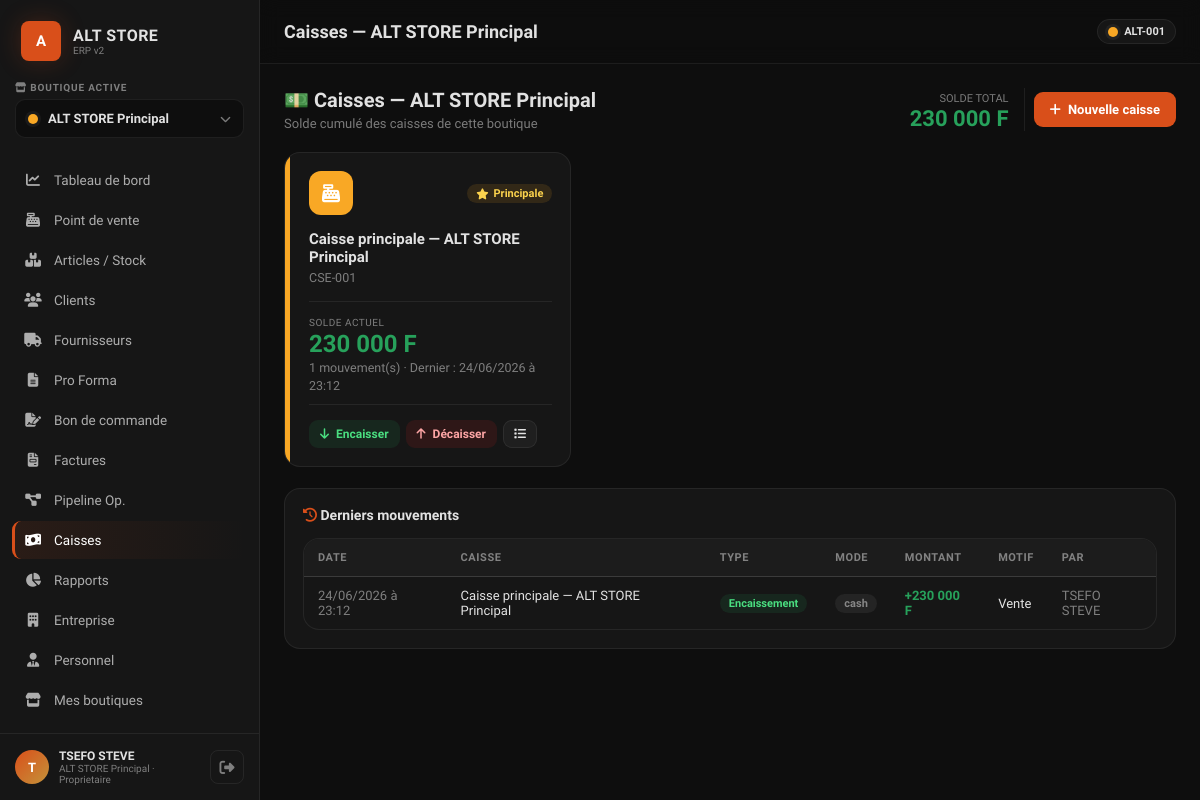
The page /caisses.php (signed in) on the database its author committed.
### tables this page shows
CREATE TABLE IF NOT EXISTS `boutiques` (
  `id` int(11) NOT NULL AUTO_INCREMENT,
  `proprietaire_id` int(11) NOT NULL COMMENT 'utilisateur propriétaire',
  `nom` varchar(150) NOT NULL,
  `slug` varchar(160) NOT NULL,
  `code` varchar(30) NOT NULL COMMENT 'code court ex. ALT-001',
  `description` text,
  `logo` varchar(255) DEFAULT NULL,
  `couleur` varchar(20) NOT NULL DEFAULT '#F9A825',
  `adresse` text,
  `ville` varchar(100) DEFAULT NULL,
  `pays` varchar(100) NOT NULL DEFAULT 'Côte d''Ivoire',
  `telephone` varchar(30) DEFAULT NULL,
  `email` varchar(150) DEFAULT NULL,
  `devise` varchar(10) NOT NULL DEFAULT 'XOF',
  `tva_defaut` decimal(5,2) NOT NULL DEFAULT '18.00',
  `rccm` varchar(100) DEFAULT NULL,
  `statut` enum('active','inactive') NOT NULL DEFAULT 'active',
  `created_at` datetime DEFAULT CURRENT_TIMESTAMP,
  PRIMARY KEY (`id`),
  UNIQUE KEY `uq_code` (`code`),
  UNIQUE KEY `uq_proprio_slug` (`proprietaire_id`,`slug`),
  KEY `idx_proprietaire` (`proprietaire_id`)
);

CREATE TABLE IF NOT EXISTS `caisses` (
  `id` int(11) NOT NULL AUTO_INCREMENT,
  `boutique_id` int(11) NOT NULL,
  `code_caisse` varchar(30) NOT NULL,
  `nom` varchar(100) NOT NULL,
  `description` varchar(255) DEFAULT NULL,
  `couleur` varchar(20) NOT NULL DEFAULT '#F9A825',
  `icone` varchar(50) NOT NULL DEFAULT 'fa-cash-register',
  `solde_initial` decimal(15,2) NOT NULL DEFAULT '0.00',
  `devise` varchar(10) NOT NULL DEFAULT 'XOF',
  `mot_de_passe` varchar(255) DEFAULT NULL COMMENT 'hash optionnel d''ouverture',
  `is_active` tinyint(1) NOT NULL DEFAULT '1',
  `is_default` tinyint(1) NOT NULL DEFAULT '0',
  `created_at` datetime DEFAULT CURRENT_TIMESTAMP,
  PRIMARY KEY (`id`),
  UNIQUE KEY `uq_code_boutique` (`boutique_id`,`code_caisse`),
  KEY `idx_boutique` (`boutique_id`)
);

CREATE TABLE IF NOT EXISTS `caisse_mouvements` (
  `id` int(11) NOT NULL AUTO_INCREMENT,
  `caisse_id` int(11) NOT NULL,
  `boutique_id` int(11) NOT NULL,
  `session_id` int(11) DEFAULT NULL,
  `type` enum('encaissement','decaissement','transfert_in','transfert_out','ajustement') NOT NULL,
  `montant` decimal(15,2) NOT NULL,
  `mode_paiement` varchar(30) DEFAULT NULL COMMENT 'cash | mobile | carte | virement',
  `reference` varchar(100) DEFAULT NULL COMMENT 'ex. n° de vente associée',
  `caisse_liee_id` int(11) DEFAULT NULL COMMENT 'pour les transferts inter-caisses',
  `utilisateur_id` int(11) NOT NULL,
  `motif` varchar(255) DEFAULT NULL,
  `created_at` datetime DEFAULT CURRENT_TIMESTAMP,
  PRIMARY KEY (`id`),
  KEY `idx_caisse` (`caisse_id`),
  KEY `idx_boutique` (`boutique_id`),
  KEY `idx_type` (`type`),
  KEY `idx_date` (`created_at`)
);

CREATE TABLE IF NOT EXISTS `utilisateurs` (
  `id` int(11) NOT NULL AUTO_INCREMENT,
  `type_compte` varchar(20) NOT NULL DEFAULT 'particulier' COMMENT 'entreprise | particulier',
  `prenom` varchar(100) NOT NULL,
  `nom` varchar(100) NOT NULL,
  `email` varchar(255) NOT NULL,
  `telephone` varchar(30) DEFAULT NULL,
  `mot_de_passe` varchar(255) NOT NULL,
  `code_verification` varchar(6) DEFAULT NULL,
  `email_verifie` tinyint(1) NOT NULL DEFAULT '0',
  `nom_entreprise` varchar(255) DEFAULT NULL,
  `rccm_niu` varchar(100) DEFAULT NULL,
  `secteur_activite` varchar(100) DEFAULT NULL,
  `profession` varchar(100) DEFAULT NULL,
  `avatar` varchar(255) DEFAULT NULL,
  `cgu_acceptees` tinyint(1) NOT NULL DEFAULT '0',
  `date_inscription` datetime DEFAULT CURRENT_TIMESTAMP,
  `ip_inscription` varchar(45) DEFAULT NULL,
  `derniere_connexion` datetime DEFAULT NULL,
  `statut_compte` varchar(20) NOT NULL DEFAULT 'actif' COMMENT 'actif | inactif | suspendu',
  PRIMARY KEY (`id`),
  UNIQUE KEY `uq_email` (`email`),
  KEY `idx_statut` (`statut_compte`)
);

### config/helpers.php (called while the page is built, shortened)
<?php
function money($n): string { return number_format((float)($n ?? 0), 0, ',', ' ') . ' F'; }
function fdatetime(?string $d): string {
    $ts = strtotime($d);
    return $ts ? date('d/m/Y à H:i', $ts) : '—';
}
function e(?string $v): string { return htmlspecialchars((string)($v ?? ''), ENT_QUOTES, 'UTF-8'); }
function fetch_all(string $sql, array $params = []): array {
    try {
        $st = db()->prepare($sql);
        $st->execute($params);
        return $st->fetchAll();
    } catch (Throwable $e) {
        error_log('[SQL] ' . $e->getMessage() . ' | ' . $sql);
        return [];
    }
}
function fetch_one(string $sql, array $params = []): ?array {
    try {
        $st = db()->prepare($sql);
        $st->execute($params);
        $r = $st->fetch();
        return $r ?: null;
    } catch (Throwable $e) {
        error_log('[SQL] ' . $e->getMessage() . ' | ' . $sql);
        return null;
    }
}
function solde_caisse(int $caisseId): float {
    $c = fetch_one("SELECT solde_initial FROM caisses WHERE id=?", [$caisseId]);
    $in  = (float)(fetch_one("SELECT COALESCE(SUM(montant),0) m FROM caisse_mouvements WHERE caisse_id=? AND type IN('encaissement','transfert_in')", [$caisseId])['m'] ?? 0);
    $out = (float)(fetch_one("SELECT COALESCE(SUM(montant),0) m FROM caisse_mouvements WHERE caisse_id=? AND type IN('decaissement','transfert_out')", [$caisseId])['m'] ?? 0);
    return (float)$c['solde_initial'] + $in - $out;
}
function layout_header(string $title = '', string $active = ''): void {
    require ROOT_PATH . '/views/layouts/header.php';
}
function layout_footer(): void {
    require ROOT_PATH . '/views/layouts/footer.php';
}

### config/db.php (called while the page is built, shortened)
<?php
function db(): PDO
{
    static $pdo = null;
    if ($pdo instanceof PDO) return $pdo;
    $dsn = sprintf(
        'mysql:host=%s;port=%s;dbname=%s;charset=utf8mb4',
        DB_HOST, DB_PORT, DB_NAME
    );
    try {
        $pdo = new PDO($dsn, DB_USER, DB_PASS, [
            PDO::ATTR_ERRMODE            => PDO::ERRMODE_EXCEPTION,
            PDO::ATTR_DEFAULT_FETCH_MODE => PDO::FETCH_ASSOC,
            PDO::ATTR_EMULATE_PREPARES   => false,
            PDO::MYSQL_ATTR_INIT_COMMAND => "SET NAMES utf8mb4 COLLATE utf8mb4_unicode_ci",
        ]);
    } catch (PDOException $e) {
        if (IS_PROD) {
            error_log('[DB] Connexion échouée : ' . $e->getMessage());
            http_response_code(500);
            die('Service temporairement indisponible.');
        }
        die('Connexion base de données impossible : ' . htmlspecialchars($e->getMessage()));
    }
    return $pdo;
}

### config/auth.php (called while the page is built, shortened)
<?php
require_once __DIR__ . '/db.php';
function current_role(): ?string
{
    if (($_SESSION['user_role'] ?? null) === 'proprietaire') return 'proprietaire';
    return $_SESSION['role_boutique'] ?? null;
}
function active_boutique_id(): int { return (int)($_SESSION['boutique_active'] ?? 0); }
function active_boutique(): ?array
{
    static $cache = null;
    if ($cache !== null) return $cache;
    $stmt = db()->prepare("SELECT * FROM boutiques WHERE id = ?");
    $stmt->execute([active_boutique_id()]);
    return $cache = $stmt->fetch() ?: null;
}

### config/permissions.php (called while the page is built, shortened)
<?php
function can(string $permission): bool
{
    $role = current_role();
    if ($role === 'proprietaire') return true;
    return in_array($permission, role_permissions($role), true);
}

### caisses.php (the view, shortened to what this page needs)
<?php
$bid = active_boutique_id();
$bout = active_boutique();
$caisses = fetch_all("SELECT * FROM caisses WHERE boutique_id=? ORDER BY is_default DESC, nom", [$bid]);
foreach ($caisses as &$c) {
    $c['solde']    = solde_caisse((int)$c['id']);
    $c['nb_mvt']   = (int)fetch_one("SELECT COUNT(*) c FROM caisse_mouvements WHERE caisse_id=?", [(int)$c['id']])['c'];
    $c['dernier']  = fetch_one("SELECT * FROM caisse_mouvements WHERE caisse_id=? ORDER BY created_at DESC LIMIT 1", [(int)$c['id']]);
}
$soldeTotal = array_sum(array_column($caisses, 'solde'));
$mouvements = fetch_all(
    "SELECT m.*, c.nom AS caisse_nom, u.prenom, u.nom
     FROM caisse_mouvements m
     LEFT JOIN caisses c ON c.id=m.caisse_id
     LEFT JOIN utilisateurs u ON u.id=m.utilisateur_id
     WHERE m.boutique_id=?
     ORDER BY m.created_at DESC LIMIT 12",
    [$bid]
);
?>
<?php layout_header('Caisses — ' . ($bout['nom'] ?? ''), 'caisses'); ?>
<div style="display:flex;justify-content:space-between;align-items:center;margin-bottom:1.4rem;flex-wrap:wrap;gap:1rem">
  <div>
    <h2 style="font-size:20px;margin-bottom:4px">💵 Caisses — <?= e($bout['nom'] ?? '') ?></h2>
    <p style="color:var(--muted);font-size:13px">Solde cumulé des caisses de cette boutique</p>
  </div>
  <div style="display:flex;gap:.6rem;align-items:center">
    <div style="text-align:right;padding-right:1rem;border-right:1px solid var(--bd)">
      <small style="color:var(--muted);font-size:11px">SOLDE TOTAL</small>
      <div style="font-size:22px;font-weight:700;color:var(--green)"><?= money($soldeTotal) ?></div>
    </div>
    <?php if (can('caisse.encaisser')): ?>
      <button class="btn btn-primary" onclick="openModal('modalCaisse')"><i class="fas fa-plus"></i> Nouvelle caisse</button>
    <?php endif; ?>
  </div>
</div>
<?php if (empty($caisses)): ?>
  <div class="empty"><i class="fas fa-cash-register"></i><h3>Aucune caisse</h3>
    <p>Créez votre première caisse pour cette boutique.</p>
    <?php if (can('caisse.encaisser')): ?>
      <button class="btn btn-primary" onclick="openModal('modalCaisse')"><i class="fas fa-plus"></i> Créer une caisse</button>
    <?php endif; ?>
  </div>
<?php else: ?>
<div class="grid grid-3">
  <?php foreach ($caisses as $c): ?>
    <div class="caisse-card">
      <div class="cc-bar" style="background:<?= e($c['couleur']) ?>"></div>
      <div style="padding-left:.4rem">
        <div class="cc-head">
          <div class="cc-ic" style="background:<?= e($c['couleur']) ?>"><i class="fas <?= e($c['icone']) ?>"></i></div>
          <?php if ($c['is_default']): ?><span class="badge bg-amber"><i class="fas fa-star"></i> Principale</span><?php endif; ?>
        </div>
        <h3 style="font-size:15px;margin-bottom:2px"><?= e($c['nom']) ?></h3>
        <small style="color:var(--muted)"><?= e($c['code_caisse']) ?></small>
        <div style="margin:1rem 0;padding:10px 0;border-top:1px solid var(--bd);border-bottom:1px solid var(--bd)">
          <small style="color:var(--muted);text-transform:uppercase;font-size:10px;letter-spacing:.05em">Solde actuel</small>
          <div class="cc-solde" style="color:<?= $c['solde']<0?'var(--red)':'var(--green)' ?>"><?= money($c['solde']) ?></div>
          <small style="color:var(--muted)"><?= (int)$c['nb_mvt'] ?> mouvement(s) · <?= $c['dernier'] ? 'Dernier : '.fdatetime($c['dernier']['created_at']) : 'Aucun mouvement' ?></small>
        </div>
        <?php if (can('caisse.encaisser') || can('caisse.decaisser')): ?>
        <div style="display:flex;gap:.4rem;flex-wrap:wrap">
          <button class="btn btn-sm bg-green" style="background:var(--green-soft);color:#4ade80" onclick="openMouvement(<?= (int)$c['id'] ?>,'encaissement','<?= e($c['nom']) ?>')"><i class="fas fa-arrow-down"></i> Encaisser</button>
          <button class="btn btn-sm" style="background:rgba(220,38,38,.12);color:#fca5a5" onclick="openMouvement(<?= (int)$c['id'] ?>,'decaissement','<?= e($c['nom']) ?>')"><i class="fas fa-arrow-up"></i> Décaisser</button>
          <button class="btn btn-sm btn-ghost" onclick="voirMouvements(<?= (int)$c['id'] ?>,'<?= e($c['nom']) ?>')"><i class="fas fa-list"></i></button>
        </div>
        <?php endif; ?>
      </div>
    </div>
  <?php endforeach; ?>
</div>
<?php endif; ?>
<div class="card" style="margin-top:1.4rem">
  <div class="card-h"><h3><i class="fas fa-clock-rotate-left" style="color:var(--ember)"></i> Derniers mouvements</h3></div>
  <?php if (empty($mouvements)): ?>
    <div class="empty" style="padding:1.5rem"><i class="fas fa-inbox"></i><p>Aucun mouvement enregistré.</p></div>
  <?php else: ?>
  <div class="table-wrap">
    <table>
      <thead><tr><th>Date</th><th>Caisse</th><th>Type</th><th>Mode</th><th>Montant</th><th>Motif</th><th>Par</th></tr></thead>
      <tbody>
        <?php foreach ($mouvements as $m):
          $isIn = in_array($m['type'], ['encaissement','transfert_in'], true);
          $lbl = ['encaissement'=>'Encaissement','decaissement'=>'Décaissement','transfert_in'=>'Transfert reçu','transfert_out'=>'Transfert émis','ajustement'=>'Ajustement'][$m['type']] ?? $m['type'];
        ?>
        <tr>
          <td style="color:var(--muted)"><?= fdatetime($m['created_at']) ?></td>
          <td><?= e($m['caisse_nom']) ?></td>
          <td><span class="badge <?= $isIn?'bg-green':'bg-red' ?>"><?= e($lbl) ?></span></td>
          <td><span class="badge bg-gray"><?= e($m['mode_paiement'] ?: '—') ?></span></td>
          <td><b style="color:<?= $isIn?'var(--green)':'var(--red)' ?>"><?= $isIn?'+':'-' ?><?= money($m['montant']) ?></b></td>
          <td><?= e($m['motif'] ?: '—') ?></td>
          <td style="color:var(--muted)"><?= e(trim($m['prenom'].' '.$m['nom'])) ?></td>
        </tr>
        <?php endforeach; ?>
      </tbody>
    </table>
  </div>
  <?php endif; ?>
</div>

### views/layouts/header.php (shortened to what this page needs)
<?php
$active    = $GLOBALS['_page_active'] ?? '';
$title     = $GLOBALS['_page_title'] ?? 'Tableau de bord';
$bout      = active_boutique();
$role      = current_role();
$userName  = $_SESSION['user_name'] ?? 'Utilisateur';
$menu = [
    ['dashboard',    'Tableau de bord',  'fa-chart-line',     'dashboard.view'],
    ['ventes',       'Point de vente',   'fa-cash-register',  'ventes.view'],
    ['articles',     'Articles / Stock', 'fa-boxes-stacked',  'articles.view'],
    ['clients',      'Clients',          'fa-users',          'clients.view'],
    ['fournisseurs', 'Fournisseurs',    'fa-truck',          'fournisseurs.view'],
    ['proforma',     'Pro Forma',        'fa-file-lines',     'proforma.view'],
    ['bon_commande', 'Bon de commande',  'fa-file-signature', 'bon_commande.view'],
    ['factures',     'Factures',         'fa-file-invoice',   'factures.view'],
    ['pipeline',     'Pipeline Op.',     'fa-diagram-project','pipeline.view'],
    ['caisses',      'Caisses',          'fa-money-bill-wave','caisse.view'],
    ['rapports',     'Rapports',         'fa-chart-pie',      'rapports.view'],
    ['entreprise',   'Entreprise',       'fa-building',       'entreprise.view'],
    ['personnel',    'Personnel',        'fa-user-tie',       'personnel.view'],
    ['boutiques',    'Mes boutiques',    'fa-store',          'boutiques.view'],
];
?>
<!DOCTYPE html>
<html lang="fr">
<head>
<link rel="stylesheet" href="https://cdnjs.cloudflare.com/ajax/libs/font-awesome/6.4.0/css/all.min.css">
<link rel="stylesheet" href="<?= APP_URL ?>/assets/app.css">
</head>
<body>
<div class="app">
  <aside class="sidebar" id="sidebar">
    <div class="sidebar-brand">
      <div class="mark">A</div>
      <div class="brand-txt"><b>ALT STORE</b><small>ERP v2</small></div>
    </div>
    <div class="boutique-select">
      <label><i class="fas fa-store"></i> Boutique active</label>
      <div class="bs-current" id="bsCurrent" onclick="toggleBoutiqueDropdown()">
        <span class="bs-dot" style="background:<?= e($bout['couleur'] ?? '#F9A825') ?>"></span>
        <span class="bs-name"><?= e($bout['nom'] ?? '— Aucune —') ?></span>
        <i class="fas fa-chevron-down bs-caret"></i>
      </div>
    </div>
    <nav class="nav">
      <?php foreach ($menu as [$key, $label, $icon, $perm]):
          if (!can($perm)) continue; ?>
        <a href="<?= APP_URL ?>/<?= $key ?>.php" class="nav-item <?= $active===$key?'is-active':'' ?>">
          <i class="fas <?= $icon ?>"></i><span><?= $label ?></span>
        </a>
      <?php endforeach; ?>
    </nav>
    <div class="sidebar-foot">
      <div class="user-chip">
        <div class="avatar"><?= strtoupper(substr($userName,0,1)) ?></div>
        <div class="user-meta">
          <b><?= e($userName) ?></b>
          <small><?= e($bout['nom'] ?? '') ?> · <?= e($role ?? '') ?></small>
        </div>
      </div>
      <a href="<?= APP_URL ?>/logout.php" class="logout-btn" title="Déconnexion"><i class="fas fa-right-from-bracket"></i></a>
    </div>
  </aside>
  <main class="main">
    <header class="topbar">
      <h1><?= e($title) ?></h1>
      <div class="topbar-right">
        <?php if ($bout): ?>
          <span class="badge-bout"><span class="bs-dot" style="background:<?= e($bout['couleur']) ?>"></span><?= e($bout['code']) ?></span>
        <?php endif; ?>
      </div>
    </header>
    <div class="content" id="flash-zone">

### rows shown on the page
boutiques: nom "ALT STORE Principal", code "ALT-001"
caisses: is_default 1 (drawn), nom "Caisse principale — ALT STORE Principal", code_caisse "CSE-001", solde "230 000 F", nb_mvt "1"
caisse_mouvements: created_at "24/06/2026 à 23:12", caisse.nom "Caisse principale — ALT STORE Principal", type "Encaissement", mode_paiement "cash", montant "230 000 F", motif "Vente", utilisateur.nom "TSEFO STEVE"

### other values the page prints
$label "Tableau de bord"
$label "Point de vente"
$label "Articles / Stock"
$label "Clients"
$label "Fournisseurs"
$label "Pro Forma"
$label "Bon de commande"
$label "Factures"
$label "Pipeline Op."
$label "Caisses"
$label "Rapports"
$label "Entreprise"
$label "Personnel"
$label "Mes boutiques"
substr($userName,0,1) "T"
